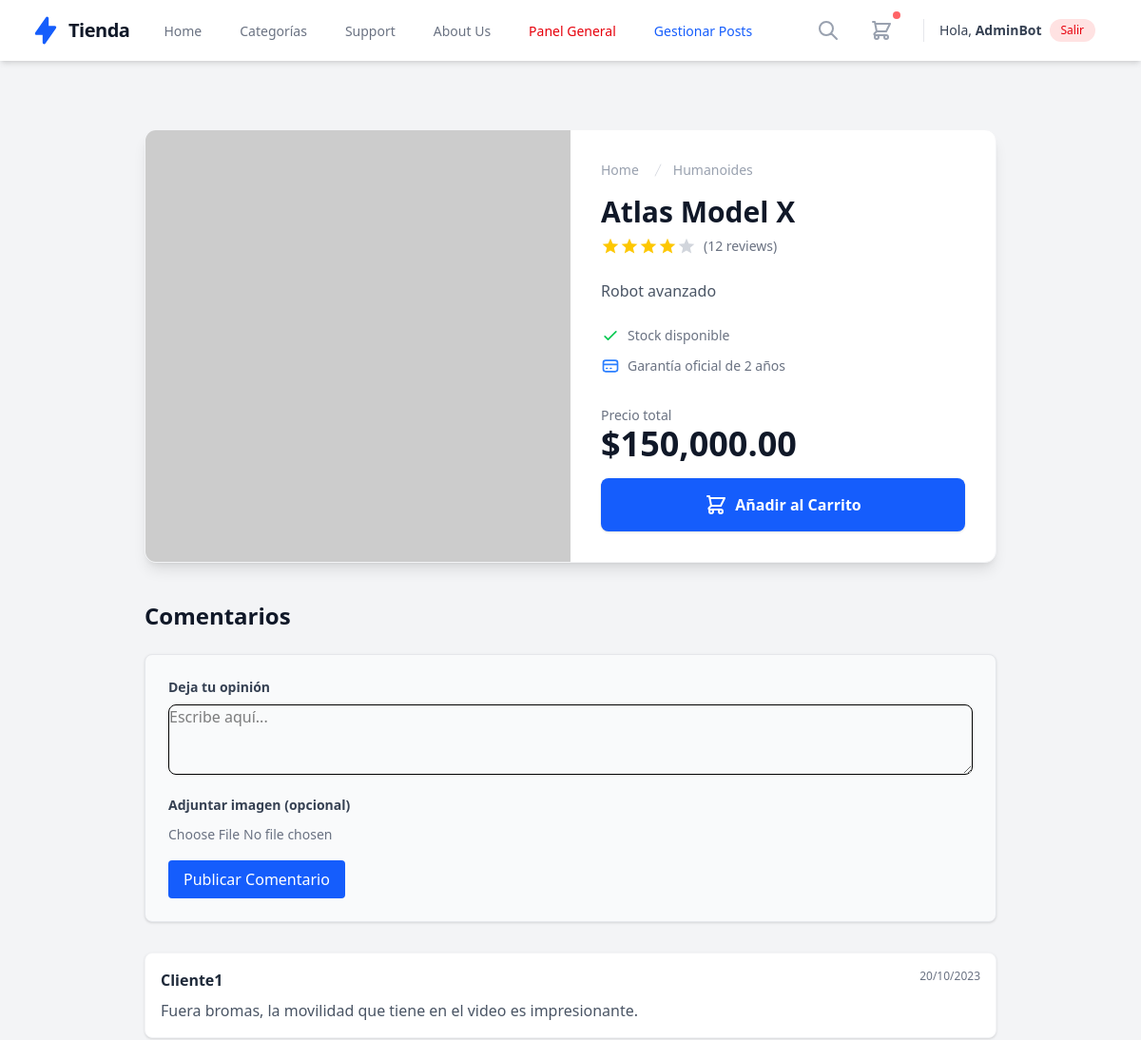
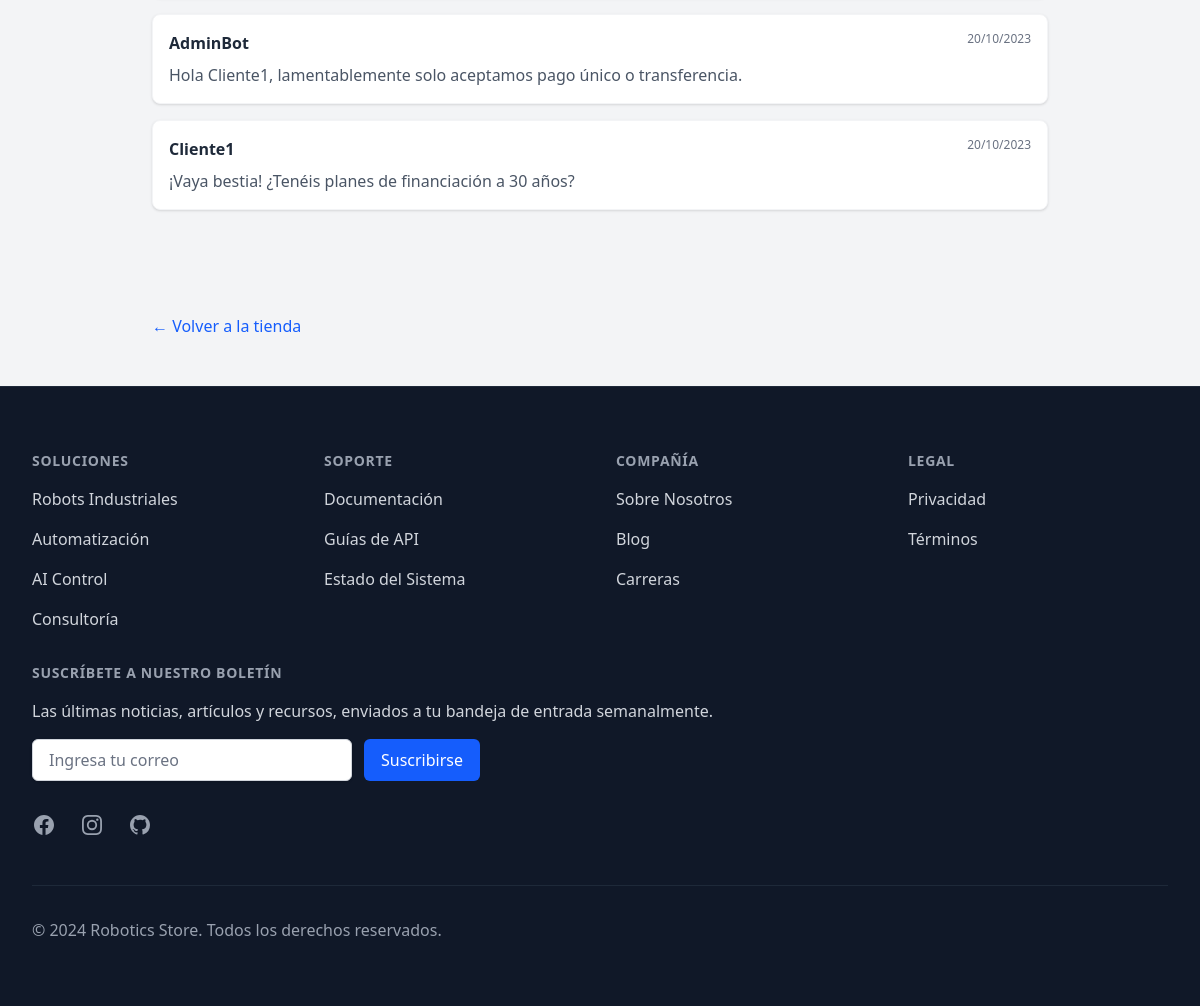
Page /public/post/show/1 (signed in) on the committed database (2 pictures, top to bottom).
### tables this page shows
CREATE TABLE posts (
    id INT AUTO_INCREMENT PRIMARY KEY,
    title VARCHAR(255) NOT NULL,        
    content TEXT NOT NULL,
    image_url VARCHAR(512),             
    price DECIMAL(10, 2) DEFAULT 0.00,
    
     
    specs JSON NULL,                   
    
     
    is_active BOOLEAN DEFAULT TRUE,    
    
    user_id INT,
    category_id INT,
    created_at TIMESTAMP DEFAULT CURRENT_TIMESTAMP,
    updated_at TIMESTAMP DEFAULT CURRENT_TIMESTAMP ON UPDATE CURRENT_TIMESTAMP,
    
    FOREIGN KEY (user_id) REFERENCES users(id) ON DELETE SET NULL,
    FOREIGN KEY (category_id) REFERENCES categories(id) ON DELETE SET NULL,

     
    CONSTRAINT chk_price_positive CHECK (price >= 0)
);

CREATE TABLE categories (
    id INT AUTO_INCREMENT PRIMARY KEY,
    name VARCHAR(100) NOT NULL UNIQUE
);

CREATE TABLE comments (
    id INT AUTO_INCREMENT PRIMARY KEY,
    content TEXT NOT NULL,
    image_url VARCHAR(512) NULL,
    user_id INT NOT NULL,
    post_id INT NOT NULL,
    created_at TIMESTAMP DEFAULT CURRENT_TIMESTAMP,
    FOREIGN KEY (user_id) REFERENCES users(id) ON DELETE CASCADE,
    FOREIGN KEY (post_id) REFERENCES posts(id) ON DELETE CASCADE
);

CREATE TABLE users (
    id INT AUTO_INCREMENT PRIMARY KEY,
    username VARCHAR(50) NOT NULL,
    email VARCHAR(255) NOT NULL UNIQUE,  
    password VARCHAR(255) NOT NULL,
    role_id INT DEFAULT 2, 
    created_at TIMESTAMP DEFAULT CURRENT_TIMESTAMP,
    updated_at TIMESTAMP DEFAULT CURRENT_TIMESTAMP ON UPDATE CURRENT_TIMESTAMP,
    FOREIGN KEY (role_id) REFERENCES roles(id)
);

### app/Controllers/PostController.php (called while the page is built, shortened)
<?php
class PostController
{
    public function show($id)
    {
        $postModel = new Post();
        $post = $postModel->findById($id);
        require_once dirname(__DIR__) . '/Models/Comment.php';
        $commentModel = new Comment();
        $comments = $commentModel->getByPostId($id);
        $rootPath = dirname(__DIR__, 2);
        require_once $rootPath . '/app/views/layout/header.php';
        require_once $rootPath . '/app/views/posts/detail.php';
        require_once $rootPath . '/app/views/layout/footer.php';
    }
}

### app/Router.php (called while the page is built, shortened)
<?php
class Router {
    protected $method = 'index';
    public function __construct() {
        $url = $this->getUrl();
        if (isset($url[0]) && $url[0] === 'public') {
            array_shift($url);
        }
        if (isset($url[0])) {
            $controllerName = ucfirst($url[0]) . 'Controller';
            if (file_exists(__DIR__ . '/Controllers/' . $controllerName . '.php')) {
                unset($url[0]);
            }
        }
        $this->controller = new $this->controller;
        if (isset($url[1])) {
            if (method_exists($this->controller, $url[1])) {
                $this->method = $url[1];
                unset($url[1]);
            }
        }
        $this->params = $url ? array_values($url) : [];
        call_user_func_array([$this->controller, $this->method], $this->params);
    }
    public function getUrl() {
        if (isset($_GET['url'])) {
            $url = rtrim($_GET['url'], '/');
            $url = filter_var($url, FILTER_SANITIZE_URL);
            return explode('/', $url);
        }
        return [];
    }
}

### index.php (called while the page is built, shortened)
<?php
require_once 'app/Config/Database.php';
spl_autoload_register(function ($class_name) {
    $directories = [
        'app/',
        'app/Controllers/',
        'app/Models/'
    ];
    foreach ($directories as $directory) {
        if (file_exists($directory . $class_name . '.php')) {
            return;
        }
    }
});
$init = new Router();

### app/Models/Post.php (called while the page is built, shortened)
<?php
class Post {
    private $db;
    public function __construct() {
        $this->db = Database::connect();
    }
    public function findById($id) {
        $sql = "SELECT posts.*, users.username, categories.name as category_name
                FROM posts
                LEFT JOIN users ON posts.user_id = users.id
                LEFT JOIN categories ON posts.category_id = categories.id
                WHERE posts.id = :id";
        $stmt = $this->db->prepare($sql);
        $stmt->bindParam(':id', $id);
        $stmt->execute();
        return $stmt->fetch(PDO::FETCH_ASSOC);
    }
}

### app/Config/Database.php (called while the page is built, shortened)
<?php
class Database {
    private static $instance = null;
    private function __construct() {
        try {
            $dsn = "mysql:host=" . DB_HOST . ";dbname=" . DB_NAME . ";charset=utf8";
            $this->conn = new PDO($dsn, DB_USER, DB_PASS);
        } catch (PDOException $e) {
            die("Error de conexión: " . $e->getMessage());
        }
    }
    public static function connect() {
        if (self::$instance === null) {
            self::$instance = new Database();
        }
        return self::$instance->conn;
    }
}
?>

### app/Models/Comment.php (called while the page is built, shortened)
<?php
require_once dirname(__DIR__) . '/Config/Database.php';
class Comment {
    private $db;
    public function __construct() {
        $this->db = Database::connect();
    }
    public function getByPostId($postId) {
        $sql = "SELECT comments.*, users.username
                FROM comments
                JOIN users ON comments.user_id = users.id
                WHERE post_id = :post_id
                ORDER BY comments.created_at DESC";
        $stmt = $this->db->prepare($sql);
        $stmt->execute([':post_id' => $postId]);
        return $stmt->fetchAll(PDO::FETCH_ASSOC);
    }
}

### app/views/posts/detail.php (the view, shortened to what this page needs)
<div class="container mx-auto px-4 py-12">
    <div class="max-w-4xl mx-auto bg-white rounded-xl shadow-lg border border-gray-100 overflow-hidden flex flex-col md:flex-row">
        <div class="md:w-1/2 relative bg-gray-100">
            <img src="<?= !empty($post['image_url']) ? htmlspecialchars($post['image_url']) : 'https://placehold.co/800x600?text=No+Image' ?>" alt="<?= htmlspecialchars($post['title']) ?>" class="w-full h-full object-cover">
        </div>
        <div class="md:w-1/2 p-8 flex flex-col justify-between">
            <div>
                <nav class="flex mb-4" aria-label="Breadcrumb">
                    <ol class="inline-flex items-center space-x-1 md:space-x-3">
                        <li class="inline-flex items-center">
                            <a href="<?= BASE_URL ?>" class="text-sm font-medium text-gray-400 hover:text-gray-900">
                                Home
                            </a>
                        </li>
                        <li>
                            <div class="flex items-center">
                                <svg class="w-4 h-4 text-gray-300" fill="currentColor" viewBox="0 0 20 20" aria-hidden="true">
                                    <path d="M5.555 17.776l8-16 .894.448-8 16-.894-.448z" />
                                </svg>
                                <a href="#" class="ml-2 text-sm font-medium text-gray-400 hover:text-gray-900"><?= htmlspecialchars($post['category_name'] ?? 'Producto') ?></a>
                            </div>
                        </li>
                    </ol>
                </nav>
                <h1 class="text-3xl font-extrabold text-gray-900 mb-2"><?= htmlspecialchars($post['title']) ?></h1>
                <div class="flex items-center mb-6">
                    <div class="flex text-yellow-400">
                        <svg class="w-5 h-5 fill-current" viewBox="0 0 24 24">
                            <path d="M12 17.27L18.18 21l-1.64-7.03L22 9.24l-7.19-.61L12 2 9.19 8.63 2 9.24l5.46 4.73L5.82 21z" />
                        </svg>
                        <svg class="w-5 h-5 fill-current" viewBox="0 0 24 24">
                            <path d="M12 17.27L18.18 21l-1.64-7.03L22 9.24l-7.19-.61L12 2 9.19 8.63 2 9.24l5.46 4.73L5.82 21z" />
                        </svg>
                        <svg class="w-5 h-5 fill-current" viewBox="0 0 24 24">
                            <path d="M12 17.27L18.18 21l-1.64-7.03L22 9.24l-7.19-.61L12 2 9.19 8.63 2 9.24l5.46 4.73L5.82 21z" />
                        </svg>
                        <svg class="w-5 h-5 fill-current" viewBox="0 0 24 24">
                            <path d="M12 17.27L18.18 21l-1.64-7.03L22 9.24l-7.19-.61L12 2 9.19 8.63 2 9.24l5.46 4.73L5.82 21z" />
                        </svg>
                        <svg class="w-5 h-5 text-gray-300 fill-current" viewBox="0 0 24 24">
                            <path d="M12 17.27L18.18 21l-1.64-7.03L22 9.24l-7.19-.61L12 2 9.19 8.63 2 9.24l5.46 4.73L5.82 21z" />
                        </svg>
                    </div>
                    <span class="text-gray-500 text-sm ml-2">(12 reviews)</span>
                </div>
                <p class="text-gray-600 leading-relaxed mb-6">
                    <?= nl2br(htmlspecialchars($post['content'])) ?>
                </p>
                <div class="space-y-3 mb-8">
                    <div class="flex items-center text-sm text-gray-500">
                        <svg class="h-5 w-5 mr-2 text-green-500" fill="none" stroke="currentColor" viewBox="0 0 24 24">
                            <path stroke-linecap="round" stroke-linejoin="round" stroke-width="2" d="M5 13l4 4L19 7"></path>
                        </svg>
                        Stock disponible
                    </div>
                    <div class="flex items-center text-sm text-gray-500">
                        <svg class="h-5 w-5 mr-2 text-blue-500" fill="none" stroke="currentColor" viewBox="0 0 24 24">
                            <path stroke-linecap="round" stroke-linejoin="round" stroke-width="2" d="M3 10h18M7 15h1m4 0h1m-7 4h12a3 3 0 003-3V8a3 3 0 00-3-3H6a3 3 0 00-3 3v8a3 3 0 003 3z"></path>
                        </svg>
                        Garantía oficial de 2 años
                    </div>
                </div>
            </div>
            <div>
                <div class="flex items-end justify-between mb-4">
                    <div>
                        <span class="text-gray-500 text-sm block">Precio total</span>
                        <span class="text-4xl font-extrabold text-gray-900">$<?= number_format($post['price'], 2) ?></span>
                    </div>
                </div>
                <button class="w-full bg-blue-600 hover:bg-blue-700 text-white font-bold py-4 px-6 rounded-lg transition duration-300 shadow flex justify-center items-center">
                    <svg class="w-6 h-6 mr-2" fill="none" stroke="currentColor" viewBox="0 0 24 24">
                        <path stroke-linecap="round" stroke-linejoin="round" stroke-width="2" d="M3 3h2l.4 2M7 13h10l4-8H5.4M7 13L5.4 5M7 13l-2.293 2.293c-.63.63-.184 1.707.707 1.707H17m0 0a2 2 0 100 4 2 2 0 000-4zm-8 2a2 2 0 11-4 0 2 2 0 014 0z"></path>
                    </svg>
                    Añadir al Carrito
                </button>
            </div>
        </div>
    </div>
    <div class="max-w-4xl mx-auto mt-10">
        <h3 class="text-2xl font-bold text-gray-900 mb-6">Comentarios</h3>
        <?php if (isset($_SESSION['user_id'])): ?>
            <div class="bg-gray-50 p-6 rounded-lg shadow-sm mb-8 border border-gray-200">
                <form action="<?= BASE_URL ?>/public/comment/store" method="POST" enctype="multipart/form-data">
                    <div class="mb-4">
                        <label class="block text-gray-700 text-sm font-bold mb-2">Deja tu opinión</label>
                        <textarea name="content" rows="3" class="w-full p-3 border rounded-lg focus:outline-none focus:ring-2 focus:ring-blue-500" placeholder="Escribe aquí..." required></textarea>
                    </div>
                    <div class="mb-4">
                         <label class="block text-gray-700 text-sm font-bold mb-2">Adjuntar imagen (opcional)</label>
                         <input type="file" name="image" accept="image/jpeg,image/png,image/webp" class="text-sm text-gray-500 file:mr-4 file:py-2 file:px-4 file:rounded-md file:border-0 file:text-sm file:font-semibold file:bg-blue-50 file:text-blue-700 hover:file:bg-blue-100">
                    </div>
                    <button type="submit" class="bg-blue-600 text-white px-4 py-2 rounded hover:bg-blue-700 transition">
                        Publicar Comentario
                    </button>
                </form>
            </div>
        <?php endif; ?>
        <div class="space-y-4">
            <?php if (empty($comments)): ?>
                <p class="text-gray-500 italic">No hay comentarios todavía. ¡Sé el primero!</p>
            <?php else: ?>
                <?php foreach ($comments as $comment): ?>
                    <div class="bg-white p-4 rounded-lg shadow border border-gray-100">
                        <div class="flex justify-between items-start">
                            <h4 class="font-bold text-gray-800"><?= htmlspecialchars($comment['username']) ?></h4>
                            <span class="text-xs text-gray-500"><?= date('d/m/Y', strtotime($comment['created_at'])) ?></span>
                        </div>
                        <p class="text-gray-600 mt-2"><?= nl2br(htmlspecialchars($comment['content'])) ?></p>
                    </div>
                <?php endforeach; ?>
            <?php endif; ?>
        </div>
    </div>
</div>
</div>
<div class="max-w-4xl mx-auto mt-8">
    <a href="<?= BASE_URL ?>/public" class="text-blue-600 hover:text-blue-800 font-medium">
        &larr; Volver a la tienda
    </a>
</div>

### rows in the picture
posts: category.name "Humanoides", title "Atlas Model X", content "Robot avanzado", price "150,000.00"
comments: user.username "Cliente1", created_at "20/10/2023", content "Fuera bromas, la movilidad que tiene en el video es impresionante."
comments: user.username "AdminBot", created_at "20/10/2023", content "Hola Cliente1, lamentablemente solo aceptamos pago único o transferencia."
comments: user.username "Cliente1", created_at "20/10/2023", content "¡Vaya bestia! ¿Tenéis planes de financiación a 30 años?"

### other values in the picture
$_SESSION['username'] "AdminBot"
